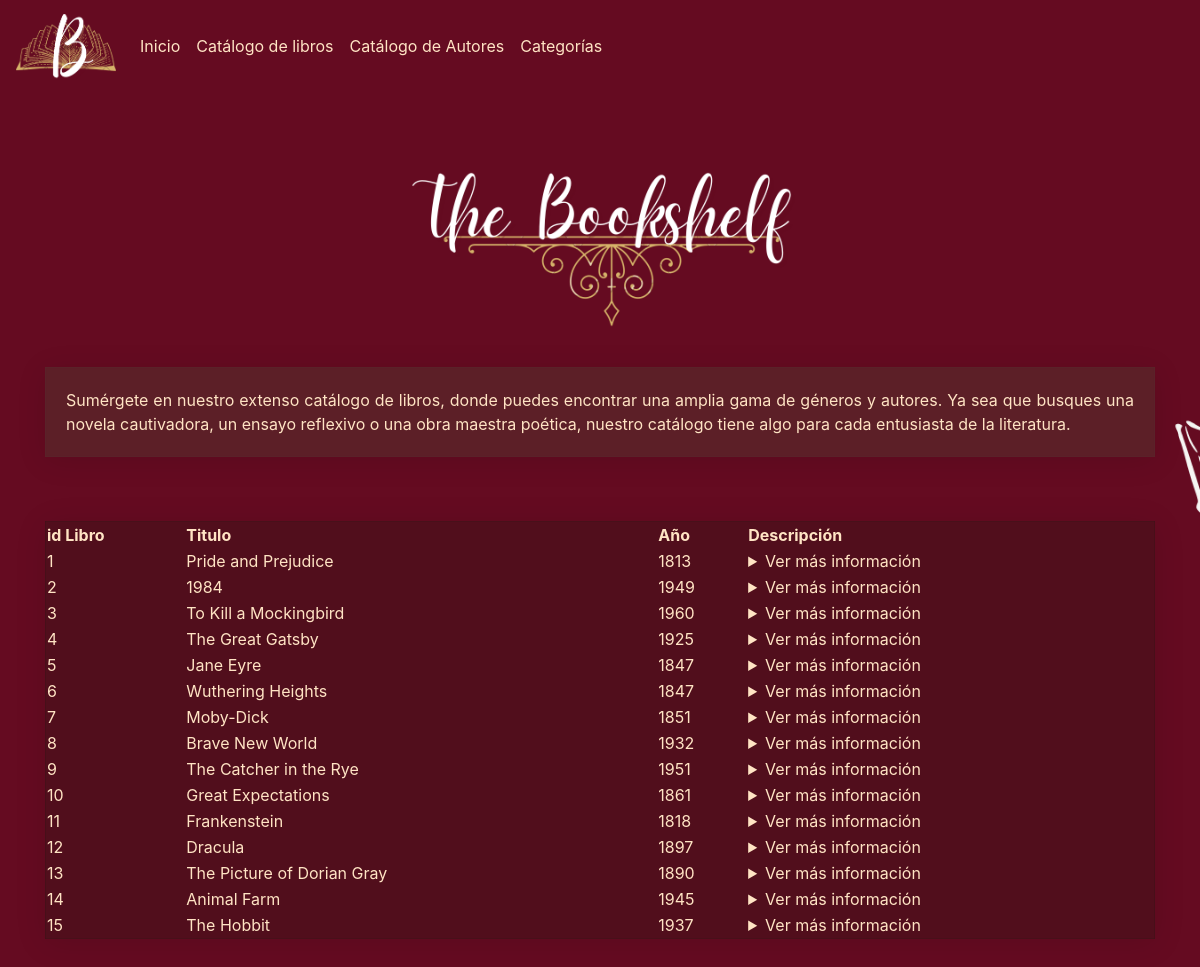
The page /catalogo/libros on the database its author committed.
### catalogo/models.py (models this page shows)
class Navbar(models.Model):
    id_navbar = models.AutoField(db_column="idNavbar", primary_key=True)
    nombre = models.CharField(max_length=50)
    url = models.CharField(max_length=100)

class Libro(models.Model):
    id_libro    = models.AutoField(db_column="idlibro", primary_key=True)
    titulo      = models.CharField(max_length=255, blank=False, null=False)
    anio        = models.IntegerField()
    descripcion_l = models.CharField(max_length=255, blank=False, null=False)

### catalogo/views.py (the view)
# urls.py: path('libros', views.libros, name="libros")
def libros(request):
	Navbars = Navbar.objects.all()
	Libros = Libro.objects.all()
	context = { "Navbars": Navbars,
              	"Libros": Libros}
	return render (request, 'catalogo/libros.html', context)

### catalogo/templates/catalogo/libros.html (shortened to what this page needs)
<!DOCTYPE html>
<html lang="en">
<head>
    <link rel="stylesheet" href="https://cdn.jsdelivr.net/npm/bootstrap@4.6.2/dist/css/bootstrap.min.css">
    <link href="https://unpkg.com/aos@2.3.1/dist/aos.css" rel="stylesheet">
    <link rel="stylesheet" href="https://cdn.datatables.net/2.0.8/css/dataTables.dataTables.css" />
    {% load static %}
    <link rel="stylesheet" href="{% static 'assets/css/estilos.css' %}">
</head>
<body>
    <nav class="navbar navbar-expand-lg navbar-light" >
        <a class="navbar-brand" href="#"><img src="{% static 'assets/images/nav.png' %}" alt="" width="100px" length="200px"></a>
        <div class="collapse navbar-collapse" id="navbarNav">
            <ul class="navbar-nav">
                {% for Navbar in Navbars %}
              <li class="nav-item">
                <a class="nav-link"
                href="{{ Navbar.url }}" style="color: bisque">{{ Navbar.nombre }}</a>
              </li>
              {% endfor %}
              </ul>
        </div>
      </nav>
      <div class="container">
        <div class="row">
            <div class="col lg 6"style="center">
                <h1><img src="{% static 'assets/images/logo.png' %}" alt="" width="400px" length="800px"></h1>
            </div>
        </div>
        <div class="row">
            <div class="col lg-12" data-aos="fade-down" data-aos-easing="linear"data-aos-duration="1500">
                <p>Sumérgete en nuestro extenso catálogo de libros, donde puedes encontrar una amplia gama de géneros y autores. Ya sea que busques una novela cautivadora, un ensayo reflexivo o una obra maestra poética, nuestro catálogo tiene algo para cada entusiasta de la literatura.</p>
            </div>
        </div>
    </div>
        <div class="container" >
            <div class="row" >
                <div class="col-lg-12 my-5">
                    <table id="myTable_libros" class="display Glass" style="width:100%" >
                        <thead>
                            <tr>
                                <th>id Libro</th>
                                <th>Titulo</th>
                                <th>Año</th>
                                <th>Descripción</th>
                            </tr>
                        </thead>
                        <tbody >
                            {% for Libro in Libros %}
                            <tr>
                                <td>{{ Libro.id_libro }}</td>
                                <td>{{ Libro.titulo }}</td>
                                <td>{{ Libro.anio }}</td>
                                <td>
                                    <details>
                                    <summary>Ver más información</summary>
                                </details>
                            </td>
                            </tr>
                            {% endfor %}
                        </tbody>
                    </table>
                </div>
            </div>
        </div>
<html>

### static/assets/css/estilos.css (style rules this page uses)
h1 { text-align: center; color: bisque; font-weight: 900; }
p { padding: 20px; text-align: justify; color:bisque; background: rgba(87, 45, 45, 0.61); box-shadow: 0 4px 30px rgba(0, 0, 0, 0.1); backdrop-filter: blur(1.1px); -webkit-backdrop-filter: blur(1.1px); border: 1px solid rgba(87, 45, 45, 0.3); }
td,th { color:bisque; text-align: justify; }
tr { color:bisque; text-align: center; }
.Glass { background: rgba(50, 22, 22, 0.37); box-shadow: 0 4px 30px rgba(0, 0, 0, 0.1); backdrop-filter: blur(5px); -webkit-backdrop-filter: blur(5px); border: 1px solid rgba(50, 22, 22, 0.3); }

### rows shown on the page
Navbar: nombre "Inicio"
Navbar: nombre "Catálogo de libros"
Navbar: nombre "Catálogo de Autores"
Navbar: nombre "Categorías"
Libro: id_libro "1", titulo "Pride and Prejudice", anio "1813"
Libro: id_libro "2", titulo "1984", anio "1949"
Libro: id_libro "3", titulo "To Kill a Mockingbird", anio "1960"
Libro: id_libro "4", titulo "The Great Gatsby", anio "1925"
Libro: id_libro "5", titulo "Jane Eyre", anio "1847"
Libro: id_libro "6", titulo "Wuthering Heights", anio "1847"
Libro: id_libro "7", titulo "Moby-Dick", anio "1851"
Libro: id_libro "8", titulo "Brave New World", anio "1932"
Libro: id_libro "9", titulo "The Catcher in the Rye", anio "1951"
Libro: id_libro "10", titulo "Great Expectations", anio "1861"
Libro: id_libro "11", titulo "Frankenstein", anio "1818"
Libro: id_libro "12", titulo "Dracula", anio "1897"
Libro: id_libro "13", titulo "The Picture of Dorian Gray", anio "1890"
Libro: id_libro "14", titulo "Animal Farm", anio "1945"
Libro: id_libro "15", titulo "The Hobbit", anio "1937"
